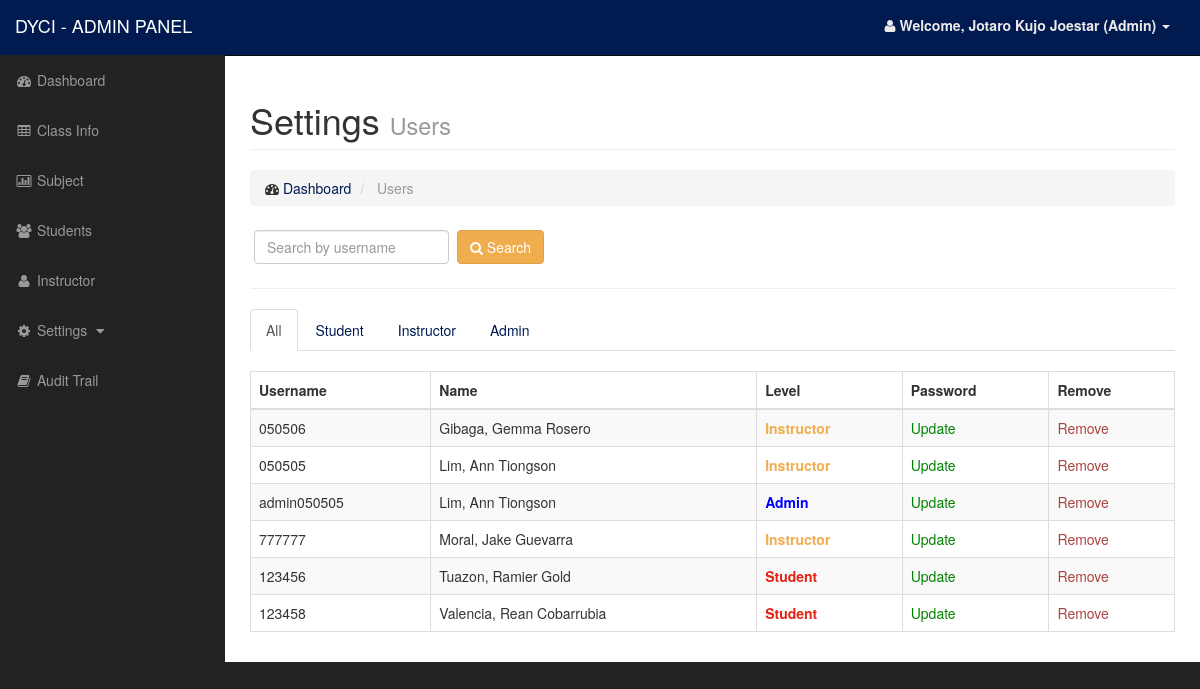
The page /admin/users.php (signed in) on the database its author committed.
### tables this page shows
CREATE TABLE `userdata` (
  `id` int(11) NOT NULL,
  `username` varchar(100) NOT NULL,
  `fname` varchar(50) NOT NULL,
  `midname` varchar(50) NOT NULL,
  `lname` varchar(50) NOT NULL,
  `level` varchar(50) NOT NULL,
  `password` varchar(100) NOT NULL
);

### admin/data/settings_model.php (called while the page is built, shortened)
<?php
    $settings = new Datasettings();
    class Datasettings {
        function getuser($search){
            $user = $_SESSION['id'];
            $q = "select * from userdata where username !='$user' and username like '%$search%' order by lname asc";
            $r = mysql_query($q);
            return $r;
        }
    }

### admin/users.php (the view, shortened to what this page needs)
<?php
include('include/header.php');
include('include/sidebar.php');
include('data/settings_model.php');
$search = isset($_POST['search']) ? $_POST['search'] : null;
$user = $settings->getuser($search);
?>
<div id="page-wrapper">
    <div class="container-fluid">
        <div class="row">
            <div class="col-lg-12">
                <h1 class="page-header">
                    Settings <small>Users</small>
                </h1>
                <ol class="breadcrumb">
                    <li>
                        <i class="fa fa-dashboard"></i> <a href="index.php">Dashboard</a>
                    </li>
                    <li class="active">
                        Users
                    </li>
                </ol>
            </div>
        </div>
        <div class="row">
            <div class="col-lg-12">
                <div class="form-inline form-padding">
                    <form action="users.php" method="post">
                        <input type="text" class="form-control" name="search" placeholder="Search by username">
                        <button type="submit" name="submitsearch" class="btn btn-success"><i class="fa fa-search"></i> Search</button>
                    </form>
                </div>
            </div>
        </div>
        <hr />
        <div class="row">
            <div class="col-lg-12">
                <ul class="nav nav-tabs" role="tablist">
                    <li class="active"><a href="#data1" role="tab" data-toggle="tab">All</a></li>
                    <li><a href="#data2" role="tab" data-toggle="tab">Student</a></li>
                    <li><a href="#data3" role="tab" data-toggle="tab">Instructor</a></li>
                    <li><a href="#data4" role="tab" data-toggle="tab">Admin</a></li>
                </ul>
                <div class="tab-content">
                    <div class="tab-pane active" id="data1">
                        <br />
                        <div class="table-responsive">
                            <table class="table table-striped table-bordered">
                                <thead>
                                    <tr>
                                        <th>Username</th>
                                        <th>Name</th>
                                        <th>Level</th>
                                        <th>Password</th>
                                        <th>Remove</th>
                                    </tr>
                                </thead>
                                <tbody>
                                    <?php while ($row = mysql_fetch_array($user)) : ?>
                                        <tr>
                                            <td><?php echo $row['username']; ?></td>
                                            <td><?php echo $row['lname'] . ', ' . $row['fname'] . ' ' . $row['midname']; ?></td>
                                            <?php
                                                if ($row['level'] == 'teacher') {
                                                    $style = "color:#f0ad4e";
                                                    $level = "Instructor";
                                                } elseif ($row['level'] == 'admin') {
                                                    $style = "color:blue";
                                                    $level = "Admin";
                                                } else {
                                                    $style = "color:#e32214";
                                                    $level = "Student";
                                                }
                                                ?>
                                            <td><b style="<?php echo $style; ?>"><?php echo $level; ?></b></td>
                                            <td><a href="settings.php?username=<?php echo $row['username']; ?>" style="color:green">Update</a></td>
                                            <td><a href="data/data_model.php?q=delete&table=userdata&id=<?php echo $row['id'] ?>" title="Remove" class="text-danger confirmation">Remove</a></td>
                                        </tr>
                                    <?php endwhile; ?>
                                </tbody>
                            </table>
                        </div>
                    </div>
                </div>
            </div>
        </div>
    </div>
    <?php include('include/footer.php');

### css/sb-admin.css (style rules this page uses)
body { margin-top: 100px; background-color: #222; }
@media (min-width:768px) { body { margin-top: 50px; } }
#page-wrapper { width: 100%; padding: 0; background-color: #fff; }
@media (min-width:768px) { #page-wrapper { padding: 10px; } }
input { margin: .4rem; }

### rows shown on the page
userdata: username "050506", lname "Gibaga", fname "Gemma", midname "Rosero", level "Instructor"
userdata: username "050505", lname "Lim", fname "Ann", midname "Tiongson", level "Instructor"
userdata: username "admin050505", lname "Lim", fname "Ann", midname "Tiongson", level "Admin"
userdata: username "777777", lname "Moral", fname "Jake", midname "Guevarra", level "Instructor"
userdata: username "123456", lname "Tuazon", fname "Ramier", midname "Gold", level "Student"
userdata: username "123458", lname "Valencia", fname "Rean", midname "Cobarrubia", level "Student"

### other values the page prints
$_SESSION['name'] "Jotaro Kujo Joestar"
